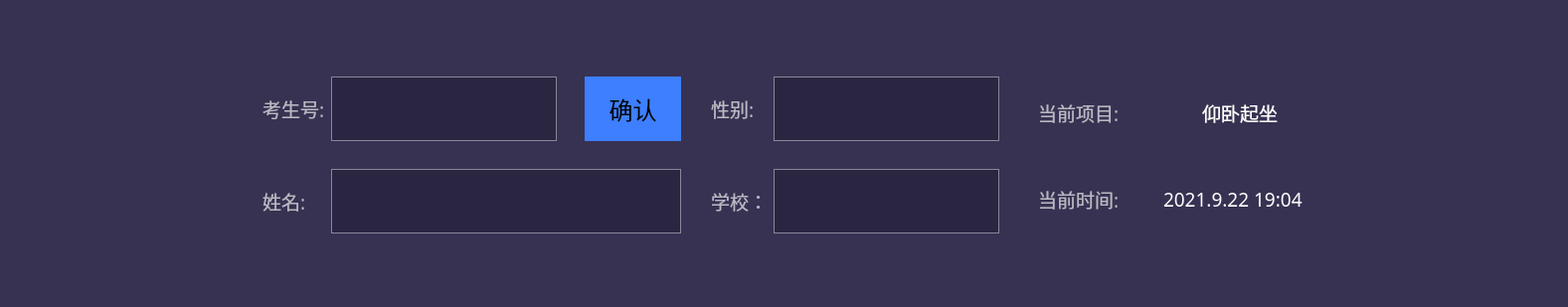
           <widget class="QFrame" name="frame_13">
            <property name="minimumSize">
             <size>
              <width>0</width>
              <height>243</height>
             </size>
            </property>
            <property name="maximumSize">
             <size>
              <width>16777215</width>
              <height>16777215</height>
             </size>
            </property>
            <property name="styleSheet">
             <string notr="true">background-color: rgb(55, 50, 82);</string>
            </property>
            <property name="title" stdset="0">
             <string/>
            </property>
            <layout class="QHBoxLayout" name="horizontalLayout_21">
             <item>
              <layout class="QHBoxLayout" name="horizontalLayout_4">
               <item>
                <spacer name="horizontalSpacer_9">
                 <property name="orientation">
                  <enum>Qt::Horizontal</enum>
                 </property>
                 <property name="sizeType">
                  <enum>QSizePolicy::Maximum</enum>
                 </property>
                 <property name="sizeHint" stdset="0">
                  <size>
                   <width>40</width>
                   <height>20</height>
                  </size>
                 </property>
                </spacer>
               </item>
               <item>
                <layout class="QVBoxLayout" name="verticalLayout_23">
                 <item>
                  <spacer name="verticalSpacer_16">
                   <property name="orientation">
                    <enum>Qt::Vertical</enum>
                   </property>
                   <property name="sizeType">
                    <enum>QSizePolicy::Maximum</enum>
                   </property>
                   <property name="sizeHint" stdset="0">
                    <size>
                     <width>20</width>
                     <height>49</height>
                    </size>
                   </property>
                  </spacer>
                 </item>
                 <item>
                  <widget class="QLabel" name="lbUserPic">
                   <property name="sizePolicy">
                    <sizepolicy hsizetype="Preferred" vsizetype="Preferred">
                     <horstretch>0</horstretch>
                     <verstretch>0</verstretch>
                    </sizepolicy>
                   </property>
                   <property name="minimumSize">
                    <size>
                     <width>155</width>
                     <height>183</height>
                    </size>
                   </property>
                   <property name="maximumSize">
                    <size>
                     <width>155</width>
                     <height>183</height>
                    </size>
                   </property>
                   <property name="styleSheet">
                    <string notr="true">border-image: url(:/resource/images/examPage/headPic.png);</string>
                   </property>
                   <property name="text">
                    <string/>
                   </property>
                   <property name="alignment">
                    <set>Qt::AlignCenter</set>
                   </property>
                  </widget>
                 </item>
                 <item>
                  <spacer name="verticalSpacer_17">
                   <property name="orientation">
                    <enum>Qt::Vertical</enum>
                   </property>
                   <property name="sizeType">
                    <enum>QSizePolicy::Maximum</enum>
                   </property>
                   <property name="sizeHint" stdset="0">
                    <size>
                     <width>20</width>
                     <height>52</height>
                    </size>
                   </property>
                  </spacer>
                 </item>
                </layout>
               </item>
               <item>
                <spacer name="horizontalSpacer_10">
                 <property name="orientation">
                  <enum>Qt::Horizontal</enum>
                 </property>
                 <property name="sizeType">
                  <enum>QSizePolicy::Maximum</enum>
                 </property>
                 <property name="sizeHint" stdset="0">
                  <size>
                   <width>40</width>
                   <height>20</height>
                  </size>
                 </property>
                </spacer>
               </item>
              </layout>
             </item>
             <item>
              <widget class="QGroupBox" name="groupBox">
               <property name="styleSheet">
                <string notr="true">border:none;</string>
               </property>
               <property name="title">
                <string/>
               </property>
               <layout class="QVBoxLayout" name="verticalLayout_35">
                <item>
                 <spacer name="verticalSpacer_28">
                  <property name="orientation">
                   <enum>Qt::Vertical</enum>
                  </property>
                  <property name="sizeHint" stdset="0">
                   <size>
                    <width>20</width>
                    <height>50</height>
                   </size>
                  </property>
                 </spacer>
                </item>
                <item>
                 <layout class="QHBoxLayout" name="horizontalLayout_6">
                  <item>
                   <layout class="QVBoxLayout" name="verticalLayout_2">
                    <property name="spacing">
                     <number>28</number>
                    </property>
                    <item>
                     <widget class="QLabel" name="label_4">
                      <property name="maximumSize">
                       <size>
                        <width>16777215</width>
                        <height>65</height>
                       </size>
                      </property>
                      <property name="font">
                       <font>
                        <family>Microsoft YaHei</family>
                        <pointsize>14</pointsize>
                       </font>
                      </property>
                      <property name="styleSheet">
                       <string notr="true">color: rgb(185, 184, 195);</string>
                      </property>
                      <property name="text">
                       <string>考生号:</string>
                      </property>
                      <property name="alignment">
                       <set>Qt::AlignLeading|Qt::AlignLeft|Qt::AlignVCenter</set>
                      </property>
                     </widget>
                    </item>
                    <item>
                     <widget class="QLabel" name="label_5">
                      <property name="maximumSize">
                       <size>
                        <width>16777215</width>
                        <height>65</height>
                       </size>
                      </property>
                      <property name="font">
                       <font>
                        <family>Microsoft YaHei</family>
                        <pointsize>14</pointsize>
                       </font>
                      </property>
                      <property name="styleSheet">
                       <string notr="true">color: rgb(185, 184, 195);</string>
                      </property>
                      <property name="text">
                       <string>姓名:</string>
                      </property>
                     </widget>
                    </item>
                   </layout>
                  </item>
                  <item>
                   <layout class="QVBoxLayout" name="verticalLayout_3">
                    <property name="spacing">
                     <number>28</number>
                    </property>
                    <item>
                     <layout class="QHBoxLayout" name="horizontalLayout_5">
                      <item>
                       <widget class="QLineEdit" name="leUserId">
                        <property name="sizePolicy">
                         <sizepolicy hsizetype="Preferred" vsizetype="Fixed">
                          <horstretch>0</horstretch>
                          <verstretch>0</verstretch>
                         </sizepolicy>
                        </property>
                        <property name="minimumSize">
                         <size>
                          <width>0</width>
                          <height>65</height>
                         </size>
                        </property>
                        <property name="maximumSize">
                         <size>
                          <width>16777215</width>
                          <height>188</height>
                         </size>
                        </property>
                        <property name="font">
                         <font>
                          <family>Microsoft YaHei</family>
                          <pointsize>18</pointsize>
                         </font>
                        </property>
                        <property name="styleSheet">
                         <string notr="true">background-color: rgb(42, 38, 66);
color: rgb(255, 255, 255);
border:1px solid #898698;</string>
                        </property>
                       </widget>
                      </item>
                      <item>
                       <widget class="QPushButton" name="pbConfimUserIdBtn">
                        <property name="minimumSize">
                         <size>
                          <width>97</width>
                          <height>65</height>
                         </size>
                        </property>
                        <property name="font">
                         <font>
                          <family>Microsoft YaHei</family>
                          <pointsize>18</pointsize>
                         </font>
                        </property>
                        <property name="styleSheet">
                         <string notr="true">background-color: rgb(61, 127, 255);
color: rgb(0, 0, 0);</string>
                        </property>
                        <property name="text">
                         <string>确认</string>
                        </property>
                       </widget>
                      </item>
                     </layout>
                    </item>
                    <item>
                     <widget class="QLineEdit" name="leUserName">
                      <property name="sizePolicy">
                       <sizepolicy hsizetype="Preferred" vsizetype="Fixed">
                        <horstretch>0</horstretch>
                        <verstretch>0</verstretch>
                       </sizepolicy>
                      </property>
                      <property name="minimumSize">
                       <size>
                        <width>0</width>
                        <height>65</height>
                       </size>
                      </property>
                      <property name="maximumSize">
                       <size>
                        <width>16777215</width>
                        <height>288</height>
                       </size>
                      </property>
                      <property name="font">
                       <font>
                        <family>Microsoft YaHei</family>
                        <pointsize>18</pointsize>
                       </font>
                      </property>
                      <property name="styleSheet">
                       <string notr="true">background-color: rgb(42, 38, 66);
color: rgb(255, 255, 255);
border:1px solid #898698;</string>
                      </property>
                     </widget>
                    </item>
                   </layout>
                  </item>
                 </layout>
                </item>
                <item>
                 <spacer name="verticalSpacer_27">
                  <property name="orientation">
                   <enum>Qt::Vertical</enum>
                  </property>
                  <property name="sizeHint" stdset="0">
                   <size>
                    <width>20</width>
                    <height>50</height>
                   </size>
                  </property>
                 </spacer>
                </item>
               </layout>
              </widget>
             </item>
             <item>
              <widget class="QGroupBox" name="groupBox_2">
               <property name="styleSheet">
                <string notr="true">border:none</string>
               </property>
               <property name="title">
                <string/>
               </property>
               <layout class="QVBoxLayout" name="verticalLayout_36">
                <item>
                 <spacer name="verticalSpacer_30">
                  <property name="orientation">
                   <enum>Qt::Vertical</enum>
                  </property>
                  <property name="sizeHint" stdset="0">
                   <size>
                    <width>20</width>
                    <height>51</height>
                   </size>
                  </property>
                 </spacer>
                </item>
                <item>
                 <layout class="QHBoxLayout" name="horizontalLayout_20">
                  <item>
                   <layout class="QVBoxLayout" name="verticalLayout_25">
                    <property name="spacing">
                     <number>28</number>
                    </property>
                    <item>
                     <widget class="QLabel" name="label_6">
                      <property name="maximumSize">
                       <size>
                        <width>16777215</width>
                        <height>65</height>
                       </size>
                      </property>
                      <property name="font">
                       <font>
                        <family>Microsoft YaHei</family>
                        <pointsize>14</pointsize>
                       </font>
                      </property>
                      <property name="styleSheet">
                       <string notr="true">color: rgb(185, 184, 195);</string>
                      </property>
                      <property name="text">
                       <string>性别:</string>
                      </property>
                     </widget>
                    </item>
                    <item>
                     <widget class="QLabel" name="label_7">
                      <property name="maximumSize">
                       <size>
                        <width>16777215</width>
                        <height>65</height>
                       </size>
                      </property>
                      <property name="font">
                       <font>
                        <family>Microsoft YaHei</family>
                        <pointsize>14</pointsize>
                       </font>
                      </property>
                      <property name="styleSheet">
                       <string notr="true">color: rgb(185, 184, 195);</string>
                      </property>
                      <property name="text">
                       <string>学校：</string>
                      </property>
                     </widget>
                    </item>
                   </layout>
                  </item>
                  <item>
                   <layout class="QVBoxLayout" name="verticalLayout_31">
                    <property name="spacing">
                     <number>28</number>
                    </property>
                    <item>
                     <widget class="QLineEdit" name="leUserGender">
                      <property name="minimumSize">
                       <size>
                        <width>0</width>
                        <height>65</height>
                       </size>
                      </property>
                      <property name="font">
                       <font>
                        <family>Microsoft YaHei</family>
                        <pointsize>18</pointsize>
                       </font>
                      </property>
                      <property name="styleSheet">
                       <string notr="true">background-color: rgb(42, 38, 66);
color: rgb(255, 255, 255);
border:1px solid #898698;</string>
                      </property>
                     </widget>
                    </item>
                    <item>
                     <widget class="QLineEdit" name="leUserSchool">
                      <property name="minimumSize">
                       <size>
                        <width>0</width>
                        <height>65</height>
                       </size>
                      </property>
                      <property name="font">
                       <font>
                        <family>Microsoft YaHei</family>
                        <pointsize>18</pointsize>
                       </font>
                      </property>
                      <property name="styleSheet">
                       <string notr="true">background-color: rgb(42, 38, 66);
color: rgb(255, 255, 255);
border:1px solid #898698;</string>
                      </property>
                     </widget>
                    </item>
                   </layout>
                  </item>
                 </layout>
                </item>
                <item>
                 <spacer name="verticalSpacer_29">
                  <property name="orientation">
                   <enum>Qt::Vertical</enum>
                  </property>
                  <property name="sizeHint" stdset="0">
                   <size>
                    <width>20</width>
                    <height>51</height>
                   </size>
                  </property>
                 </spacer>
                </item>
               </layout>
              </widget>
             </item>
             <item>
              <widget class="QGroupBox" name="groupBox_3">
               <property name="styleSheet">
                <string notr="true">border:none</string>
               </property>
               <property name="title">
                <string/>
               </property>
               <layout class="QVBoxLayout" name="verticalLayout_33">
                <property name="spacing">
                 <number>28</number>
                </property>
                <item>
                 <spacer name="verticalSpacer_18">
                  <property name="orientation">
                   <enum>Qt::Vertical</enum>
                  </property>
                  <property name="sizeHint" stdset="0">
                   <size>
                    <width>20</width>
                    <height>58</height>
                   </size>
                  </property>
                 </spacer>
                </item>
                <item>
                 <widget class="QGroupBox" name="groupBox_4">
                  <property name="maximumSize">
                   <size>
                    <width>16777215</width>
                    <height>60</height>
                   </size>
                  </property>
                  <property name="styleSheet">
                   <string notr="true">border:none;</string>
                  </property>
                  <property name="title">
                   <string/>
                  </property>
                  <layout class="QHBoxLayout" name="horizontalLayout_11">
                   <item>
                    <widget class="QLabel" name="label_8">
                     <property name="minimumSize">
                      <size>
                       <width>0</width>
                       <height>17</height>
                      </size>
                     </property>
                     <property name="maximumSize">
                      <size>
                       <width>120</width>
                       <height>16777215</height>
                      </size>
                     </property>
                     <property name="font">
                      <font>
                       <family>Microsoft YaHei</family>
                       <pointsize>14</pointsize>
                      </font>
                     </property>
                     <property name="styleSheet">
                      <string notr="true">color: rgb(185, 184, 195);</string>
                     </property>
                     <property name="text">
                      <string>当前项目:   </string>
                     </property>
                    </widget>
                   </item>
                   <item>
                    <widget class="QLabel" name="label_33">
                     <property name="minimumSize">
                      <size>
                       <width>40</width>
                       <height>40</height>
                      </size>
                     </property>
                     <property name="maximumSize">
                      <size>
                       <width>40</width>
                       <height>40</height>
                      </size>
                     </property>
                     <property name="styleSheet">
                      <string notr="true">border-image: url(:/resource/images/mainform/ywqz.png);</string>
                     </property>
                     <property name="text">
                      <string/>
                     </property>
                    </widget>
                   </item>
                   <item>
                    <widget class="QLabel" name="label_9">
                     <property name="font">
                      <font>
                       <family>Microsoft YaHei</family>
                       <pointsize>14</pointsize>
                       <weight>50</weight>
                       <bold>false</bold>
                      </font>
                     </property>
                     <property name="styleSheet">
                      <string notr="true">color: rgb(255, 255, 255);</string>
                     </property>
                     <property name="text">
                      <string/>
                     </property>
                     <property name="alignment">
                      <set>Qt::AlignCenter</set>
                     </property>
                    </widget>
                   </item>
                   <item>
                    <widget class="QLabel" name="lbProjectName">
                     <property name="font">
                      <font>
                       <family>Microsoft YaHei</family>
                       <pointsize>14</pointsize>
                      </font>
                     </property>
                     <property name="styleSheet">
                      <string notr="true">color: rgb(255, 255, 255);</string>
                     </property>
                     <property name="text">
                      <string>仰卧起坐</string>
                     </property>
                    </widget>
                   </item>
                   <item>
                    <spacer name="horizontalSpacer_47">
                     <property name="orientation">
                      <enum>Qt::Horizontal</enum>
                     </property>
                     <property name="sizeHint" stdset="0">
                      <size>
                       <width>260</width>
                       <height>20</height>
                      </size>
                     </property>
                    </spacer>
                   </item>
                  </layout>
                 </widget>
                </item>
                <item>
                 <widget class="QGroupBox" name="groupBox_12">
                  <property name="minimumSize">
                   <size>
                    <width>0</width>
                    <height>60</height>
                   </size>
                  </property>
                  <property name="maximumSize">
                   <size>
                    <width>16777215</width>
                    <height>60</height>
                   </size>
                  </property>
                  <property name="styleSheet">
                   <string notr="true">border:none;</string>
                  </property>
                  <property name="title">
                   <string/>
                  </property>
                  <layout class="QHBoxLayout" name="horizontalLayout_32">
                   <item>
                    <widget class="QLabel" name="label_10">
                     <property name="minimumSize">
                      <size>
                       <width>0</width>
                       <height>17</height>
                      </size>
                     </property>
                     <property name="maximumSize">
                      <size>
                       <width>120</width>
                       <height>16777215</height>
                      </size>
                     </property>
                     <property name="font">
                      <font>
                       <family>Microsoft YaHei</family>
                       <pointsize>14</pointsize>
                      </font>
                     </property>
                     <property name="styleSheet">
                      <string notr="true">color: rgb(185, 184, 195);</string>
                     </property>
                     <property name="text">
                      <string>当前时间:</string>
                     </property>
                    </widget>
                   </item>
                   <item>
                    <widget class="QLabel" name="lbCurrentTime">
                     <property name="enabled">
                      <bool>true</bool>
                     </property>
                     <property name="minimumSize">
                      <size>
                       <width>0</width>
                       <height>0</height>
                      </size>
                     </property>
                     <property name="font">
                      <font>
                       <family>Microsoft YaHei</family>
                       <pointsize>14</pointsize>
                      </font>
                     </property>
                     <property name="styleSheet">
                      <string notr="true">color: rgb(255, 255, 255);</string>
                     </property>
                     <property name="text">
                      <string>2021.9.22 19:04</string>
                     </property>
                    </widget>
                   </item>
                  </layout>
                 </widget>
                </item>
                <item>
                 <spacer name="verticalSpacer_19">
                  <property name="orientation">
                   <enum>Qt::Vertical</enum>
                  </property>
                  <property name="sizeHint" stdset="0">
                   <size>
                    <width>20</width>
                    <height>40</height>
                   </size>
                  </property>
                 </spacer>
                </item>
               </layout>
              </widget>
             </item>
            </layout>
           </widget>
